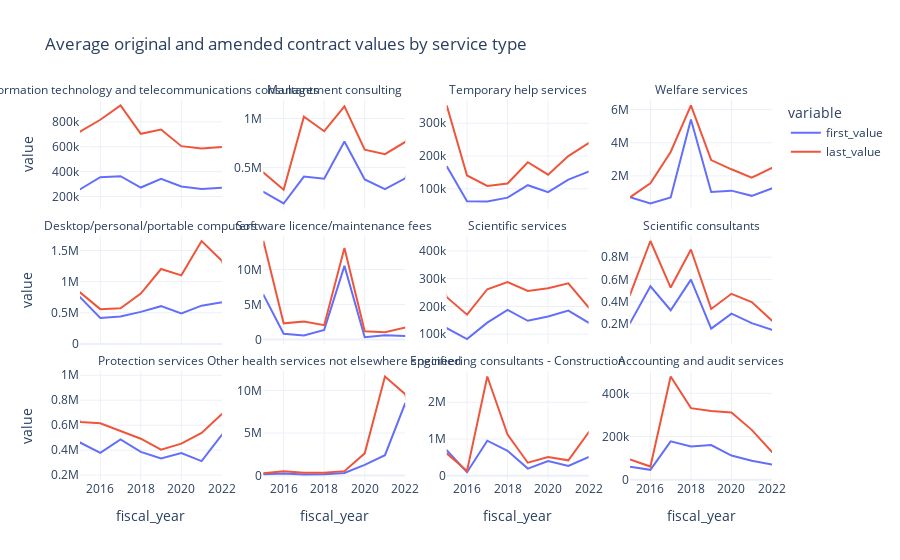

Here is the notebook cell this chart was saved with:
### Code cell
# Visualize average start and end values of selected contract types

sel_codes = ['0473', '0491', '0813', '0452', '1283', '0582' , 
             '0430', '0431', '0460', '0451', '0422', '0401']

first_last_by_type = (cost_changes
 .query('first_value < 4000000000')
 .groupby(['fiscal_year', 'economic_object_code'])
 [['first_value', 'last_value']]
 .mean()
 .loc[(slice(None), sel_codes), :]
 .reset_index()
 .merge(codes['Name'], left_on = 'economic_object_code', right_index=True)
)

fig = px.line(first_last_by_type, x='fiscal_year', 
       y=['first_value', 'last_value'], facet_col='Name', 
       facet_col_wrap=4, height=800, range_x = (2015, 2022),
       hover_data=['economic_object_code'], facet_col_spacing=0.06, 
       template='plotly_white',
       title = 'Average original and amended contract values by service type')

fig.update_yaxes(showticklabels=True, matches=None)
fig.for_each_annotation(lambda a: a.update(text=a.text.split("=")[-1]))

### Figure 1 — Plotly figure (JSON) as saved in the notebook; plotly's stock layout.template omitted (floating-point values rounded to 4 significant figures)
{"data": [{"customdata": [["0473"], ["0473"], ["0473"], ["0473"], ["0473"], ["0473"], ["0473"], ["0473"], ["0473"], ["0473"], ["0473"]], "hovertemplate": "variable=first_value<br>Name=Information technology and telecommunications consultants<br>fiscal_year=%{x}<br>value=%{y}<br>economic_object_code=%{customdata[0]}<extra></extra>", "legendgroup": "first_value", "line": {"color": "#636efa", "dash": "solid"}, "marker": {"symbol": "circle"}, "mode": "lines", "name": "first_value", "orientation": "v", "showlegend": true, "type": "scatter", "x": [2014, 2015, 2016, 2017, 2018, 2019, 2020, 2021, 2022, 2023, 2024], "xaxis": "x9", "y": [243100.0, 257300.0, 354500.0, 363200.0, 271800.0, 341900.0, 280400.0, 260900.0, 270600.0, 272200.0, 143600.0], "yaxis": "y9"}, {"customdata": [["0491"], ["0491"], ["0491"], ["0491"], ["0491"], ["0491"], ["0491"], ["0491"], ["0491"], ["0491"], ["0491"]], "hovertemplate": "variable=first_value<br>Name=Management consulting<br>fiscal_year=%{x}<br>value=%{y}<br>economic_object_code=%{customdata[0]}<extra></extra>", "legendgroup": "first_value", "line": {"color": "#636efa", "dash": "solid"}, "marker": {"symbol": "circle"}, "mode": "lines", "name": "first_value", "orientation": "v", "showlegend": false, "type": "scatter", "x": [2014, 2015, 2016, 2017, 2018, 2019, 2020, 2021, 2022, 2023, 2024], "xaxis": "x10", "y": [186700.0, 248300.0, 129500.0, 405400.0, 382700.0, 765500.0, 375200.0, 277500.0, 387400.0, 874900.0, 242100.0], "yaxis": "y10"}, {"customdata": [["0813"], ["0813"], ["0813"], ["0813"], ["0813"], ["0813"], ["0813"], ["0813"], ["0813"], ["0813"], ["0813"]], "hovertemplate": "variable=first_value<br>Name=Temporary help services<br>fiscal_year=%{x}<br>value=%{y}<br>economic_object_code=%{customdata[0]}<extra></extra>", "legendgroup": "first_value", "line": {"color": "#636efa", "dash": "solid"}, "marker": {"symbol": "circle"}, "mode": "lines", "name": "first_value", "orientation": "v", "showlegend": false, "type": "scatter", "x": [2014, 2015, 2016, 2017, 2018, 2019, 2020, 2021, 2022, 2023, 2024], "xaxis": "x11", "y": [55110.0, 168500.0, 62260.0, 61540.0, 72890.0, 110900.0, 89750.0, 127700.0, 152600.0, 106100.0, 89420.0], "yaxis": "y11"}, {"customdata": [["0452"], ["0452"], ["0452"], ["0452"], ["0452"], ["0452"], ["0452"], ["0452"], ["0452"], ["0452"]], "hovertemplate": "variable=first_value<br>Name=Welfare services<br>fiscal_year=%{x}<br>value=%{y}<br>economic_object_code=%{customdata[0]}<extra></extra>", "legendgroup": "first_value", "line": {"color": "#636efa", "dash": "solid"}, "marker": {"symbol": "circle"}, "mode": "lines", "name": "first_value", "orientation": "v", "showlegend": false, "type": "scatter", "x": [2014, 2015, 2016, 2017, 2018, 2019, 2020, 2021, 2022, 2023], "xaxis": "x12", "y": [488900.0, 710800.0, 337000.0, 702900.0, 5402000.0, 1031000.0, 1112000.0, 798400.0, 1245000.0, 356800.0], "yaxis": "y12"}, {"customdata": [["1283"], ["1283"], ["1283"], ["1283"], ["1283"], ["1283"], ["1283"], ["1283"], ["1283"], ["1283"], ["1283"]], "hovertemplate": "variable=first_value<br>Name=Desktop/personal/portable computers<br>fiscal_year=%{x}<br>value=%{y}<br>economic_object_code=%{customdata[0]}<extra></extra>", "legendgroup": "first_value", "line": {"color": "#636efa", "dash": "solid"}, "marker": {"symbol": "circle"}, "mode": "lines", "name": "first_value", "orientation": "v", "showlegend": false, "type": "scatter", "x": [2014, 2015, 2016, 2017, 2018, 2019, 2020, 2021, 2022, 2023, 2024], "xaxis": "x5", "y": [237300.0, 750900.0, 416900.0, 441000.0, 514400.0, 606100.0, 489700.0, 614000.0, 667000.0, 285000.0, 78800.0], "yaxis": "y5"}, {"customdata": [["0582"], ["0582"], ["0582"], ["0582"], ["0582"], ["0582"], ["0582"], ["0582"], ["0582"], ["0582"], ["0582"]], "hovertemplate": "variable=first_value<br>Name=Software licence/maintenance fees<br>fiscal_year=%{x}<br>value=%{y}<br>economic_object_code=%{customdata[0]}<extra></extra>", "legendgroup": "first_value", "line": {"color": "#636efa", "dash": "solid"}, "marker": {"symbol": "circle"}, "mode": "lines", "name": "first_value", "orientation": "v", "showlegend": false, "type": "scatter", "x": [2014, 2015, 2016, 2017, 2018, 2019, 2020, 2021, 2022, 2023, 2024], "xaxis": "x6", "y": [172700.0, 6409000.0, 812400.0, 582200.0, 1377000.0, 10500000.0, 329200.0, 600200.0, 517900.0, 491800.0, 72260.0], "yaxis": "y6"}, {"customdata": [["0430"], ["0430"], ["0430"], ["0430"], ["0430"], ["0430"], ["0430"], ["0430"], ["0430"], ["0430"], ["0430"]], "hovertemplate": "variable=first_value<br>Name=Scientific services<br>fiscal_year=%{x}<br>value=%{y}<br>economic_object_code=%{customdata[0]}<extra></extra>", "legendgroup": "first_value", "line": {"color": "#636efa", "dash": "solid"}, "marker": {"symbol": "circle"}, "mode": "lines", "name": "first_value", "orientation": "v", "showlegend": false, "type": "scatter", "x": [2014, 2015, 2016, 2017, 2018, 2019, 2020, 2021, 2022, 2023, 2024], "xaxis": "x7", "y": [197700.0, 121600.0, 82570.0, 141500.0, 187600.0, 148200.0, 164000.0, 185200.0, 141500.0, 201100.0, 90290.0], "yaxis": "y7"}, {"customdata": [["0431"], ["0431"], ["0431"], ["0431"], ["0431"], ["0431"], ["0431"], ["0431"], ["0431"], ["0431"]], "hovertemplate": "variable=first_value<br>Name=Scientific consultants<br>fiscal_year=%{x}<br>value=%{y}<br>economic_object_code=%{customdata[0]}<extra></extra>", "legendgroup": "first_value", "line": {"color": "#636efa", "dash": "solid"}, "marker": {"symbol": "circle"}, "mode": "lines", "name": "first_value", "orientation": "v", "showlegend": false, "type": "scatter", "x": [2014, 2015, 2016, 2017, 2018, 2019, 2020, 2021, 2022, 2023], "xaxis": "x8", "y": [160300.0, 211200.0, 538900.0, 325200.0, 598800.0, 160600.0, 295300.0, 210100.0, 150700.0, 67760.0], "yaxis": "y8"}, {"customdata": [["0460"], ["0460"], ["0460"], ["0460"], ["0460"], ["0460"], ["0460"], ["0460"], ["0460"], ["0460"], ["0460"]], "hovertemplate": "variable=first_value<br>Name=Protection services<br>fiscal_year=%{x}<br>value=%{y}<br>economic_object_code=%{customdata[0]}<extra></extra>", "legendgroup": "first_value", "line": {"color": "#636efa", "dash": "solid"}, "marker": {"symbol": "circle"}, "mode": "lines", "name": "first_value", "orientation": "v", "showlegend": false, "type": "scatter", "x": [2014, 2015, 2016, 2017, 2018, 2019, 2020, 2021, 2022, 2023, 2024], "xaxis": "x", "y": [621300.0, 461100.0, 378400.0, 485200.0, 386400.0, 333000.0, 376000.0, 312300.0, 522500.0, 333000.0, 204300.0], "yaxis": "y"}, {"customdata": [["0451"], ["0451"], ["0451"], ["0451"], ["0451"], ["0451"], ["0451"], ["0451"], ["0451"], ["0451"], ["0451"]], "hovertemplate": "variable=first_value<br>Name=Other health services not elsewhere specified<br>fiscal_year=%{x}<br>value=%{y}<br>economic_object_code=%{customdata[0]}<extra></extra>", "legendgroup": "first_value", "line": {"color": "#636efa", "dash": "solid"}, "marker": {"symbol": "circle"}, "mode": "lines", "name": "first_value", "orientation": "v", "showlegend": false, "type": "scatter", "x": [2014, 2015, 2016, 2017, 2018, 2019, 2020, 2021, 2022, 2023, 2024], "xaxis": "x2", "y": [260500.0, 156100.0, 223800.0, 112900.0, 144900.0, 294500.0, 1259000.0, 2387000.0, 8504000.0, 235600.0, 395500], "yaxis": "y2"}, {"customdata": [["0422"], ["0422"], ["0422"], ["0422"], ["0422"], ["0422"], ["0422"], ["0422"], ["0422"], ["0422"], ["0422"]], "hovertemplate": "variable=first_value<br>Name=Engineering consultants - Construction<br>fiscal_year=%{x}<br>value=%{y}<br>economic_object_code=%{customdata[0]}<extra></extra>", "legendgroup": "first_value", "line": {"color": "#636efa", "dash": "solid"}, "marker": {"symbol": "circle"}, "mode": "lines", "name": "first_value", "orientation": "v", "showlegend": false, "type": "scatter", "x": [2014, 2015, 2016, 2017, 2018, 2019, 2020, 2021, 2022, 2023, 2024], "xaxis": "x3", "y": [85490.0, 693100.0, 99580.0, 954300.0, 681900.0, 196200.0, 403800.0, 269500.0, 512200.0, 411300.0, 34740.0], "yaxis": "y3"}, {"customdata": [["0401"], ["0401"], ["0401"], ["0401"], ["0401"], ["0401"], ["0401"], ["0401"], ["0401"], ["0401"], ["0401"]], "hovertemplate": "variable=first_value<br>Name=Accounting and audit services<br>fiscal_year=%{x}<br>value=%{y}<br>economic_object_code=%{customdata[0]}<extra></extra>", "legendgroup": "first_value", "line": {"color": "#636efa", "dash": "solid"}, "marker": {"symbol": "circle"}, "mode": "lines", "name": "first_value", "orientation": "v", "showlegend": false, "type": "scatter", "x": [2014, 2015, 2016, 2017, 2018, 2019, 2020, 2021, 2022, 2023, 2024], "xaxis": "x4", "y": [49620.0, 59440.0, 45790.0, 177500.0, 153800.0, 160200.0, 111700.0, 87920.0, 70460.0, 37990.0, 23860.0], "yaxis": "y4"}, {"customdata": [["0473"], ["0473"], ["0473"], ["0473"], ["0473"], ["0473"], ["0473"], ["0473"], ["0473"], ["0473"], ["0473"]], "hovertemplate": "variable=last_value<br>Name=Information technology and telecommunications consultants<br>fiscal_year=%{x}<br>value=%{y}<br>economic_object_code=%{customdata[0]}<extra></extra>", "legendgroup": "last_value", "line": {"color": "#EF553B", "dash": "solid"}, "marker": {"symbol": "circle"}, "mode": "lines", "name": "last_value", "orientation": "v", "showlegend": true, "type": "scatter", "x": [2014, 2015, 2016, 2017, 2018, 2019, 2020, 2021, 2022, 2023, 2024], "xaxis": "x9", "y": [606900.0, 720200.0, 816500.0, 931700.0, 703600.0, 737700.0, 604400.0, 585600.0, 596800.0, 659200.0, 180400.0], "yaxis": "y9"}, {"customdata": [["0491"], ["0491"], ["0491"], ["0491"], ["0491"], ["0491"], ["0491"], ["0491"], ["0491"], ["0491"], ["0491"]], "hovertemplate": "variable=last_value<br>Name=Management consulting<br>fiscal_year=%{x}<br>value=%{y}<br>economic_object_code=%{customdata[0]}<extra></extra>", "legendgroup": "last_value", "line": {"color": "#EF553B", "dash": "solid"}, "marker": {"symbol": "circle"}, "mode": "lines", "name": "last_value", "orientation": "v", "showlegend": false, "type": "scatter", "x": [2014, 2015, 2016, 2017, 2018, 2019, 2020, 2021, 2022, 2023, 2024], "xaxis": "x10", "y": [455100.0, 447800.0, 270600.0, 1020000.0, 870000.0, 1125000.0, 681300.0, 635300.0, 760100.0, 1134000.0, 427400.0], "yaxis": "y10"}, {"customdata": [["0813"], ["0813"], ["0813"], ["0813"], ["0813"], ["0813"], ["0813"], ["0813"], ["0813"], ["0813"], ["0813"]], "hovertemplate": "variable=last_value<br>Name=Temporary help services<br>fiscal_year=%{x}<br>value=%{y}<br>economic_object_code=%{customdata[0]}<extra></extra>", "legendgroup": "last_value", "line": {"color": "#EF553B", "dash": "solid"}, "marker": {"symbol": "circle"}, "mode": "lines", "name": "last_value", "orientation": "v", "showlegend": false, "type": "scatter", "x": [2014, 2015, 2016, 2017, 2018, 2019, 2020, 2021, 2022, 2023, 2024], "xaxis": "x11", "y": [98540.0, 354300.0, 140700.0, 108800.0, 116100.0, 180900.0, 143100.0, 199800.0, 239400.0, 171400.0, 166300.0], "yaxis": "y11"}, {"customdata": [["0452"], ["0452"], ["0452"], ["0452"], ["0452"], ["0452"], ["0452"], ["0452"], ["0452"], ["0452"]], "hovertemplate": "variable=last_value<br>Name=Welfare services<br>fiscal_year=%{x}<br>value=%{y}<br>economic_object_code=%{customdata[0]}<extra></extra>", "legendgroup": "last_value", "line": {"color": "#EF553B", "dash": "solid"}, "marker": {"symbol": "circle"}, "mode": "lines", "name": "last_value", "orientation": "v", "showlegend": false, "type": "scatter", "x": [2014, 2015, 2016, 2017, 2018, 2019, 2020, 2021, 2022, 2023], "xaxis": "x12", "y": [615800.0, 716600.0, 1550000.0, 3442000.0, 6251000.0, 2954000.0, 2400000.0, 1889000.0, 2485000.0, 734600.0], "yaxis": "y12"}, {"customdata": [["1283"], ["1283"], ["1283"], ["1283"], ["1283"], ["1283"], ["1283"], ["1283"], ["1283"], ["1283"], ["1283"]], "hovertemplate": "variable=last_value<br>Name=Desktop/personal/portable computers<br>fiscal_year=%{x}<br>value=%{y}<br>economic_object_code=%{customdata[0]}<extra></extra>", "legendgroup": "last_value", "line": {"color": "#EF553B", "dash": "solid"}, "marker": {"symbol": "circle"}, "mode": "lines", "name": "last_value", "orientation": "v", "showlegend": false, "type": "scatter", "x": [2014, 2015, 2016, 2017, 2018, 2019, 2020, 2021, 2022, 2023, 2024], "xaxis": "x5", "y": [401600.0, 826900.0, 558400.0, 571300.0, 807400.0, 1203000.0, 1101000.0, 1652000.0, 1335000.0, 314200.0, 83130.0], "yaxis": "y5"}, {"customdata": [["0582"], ["0582"], ["0582"], ["0582"], ["0582"], ["0582"], ["0582"], ["0582"], ["0582"], ["0582"], ["0582"]], "hovertemplate": "variable=last_value<br>Name=Software licence/maintenance fees<br>fiscal_year=%{x}<br>value=%{y}<br>economic_object_code=%{customdata[0]}<extra></extra>", "legendgroup": "last_value", "line": {"color": "#EF553B", "dash": "solid"}, "marker": {"symbol": "circle"}, "mode": "lines", "name": "last_value", "orientation": "v", "showlegend": false, "type": "scatter", "x": [2014, 2015, 2016, 2017, 2018, 2019, 2020, 2021, 2022, 2023, 2024], "xaxis": "x6", "y": [227400.0, 14060000.0, 2309000.0, 2560000.0, 2042000.0, 13050000.0, 1179000.0, 1027000.0, 1725000.0, 674300.0, 94800.0], "yaxis": "y6"}, {"customdata": [["0430"], ["0430"], ["0430"], ["0430"], ["0430"], ["0430"], ["0430"], ["0430"], ["0430"], ["0430"], ["0430"]], "hovertemplate": "variable=last_value<br>Name=Scientific services<br>fiscal_year=%{x}<br>value=%{y}<br>economic_object_code=%{customdata[0]}<extra></extra>", "legendgroup": "last_value", "line": {"color": "#EF553B", "dash": "solid"}, "marker": {"symbol": "circle"}, "mode": "lines", "name": "last_value", "orientation": "v", "showlegend": false, "type": "scatter", "x": [2014, 2015, 2016, 2017, 2018, 2019, 2020, 2021, 2022, 2023, 2024], "xaxis": "x7", "y": [435800.0, 233300.0, 170300.0, 261900.0, 287600.0, 255500.0, 265900.0, 283000.0, 196500.0, 283900.0, 111300.0], "yaxis": "y7"}, {"customdata": [["0431"], ["0431"], ["0431"], ["0431"], ["0431"], ["0431"], ["0431"], ["0431"], ["0431"], ["0431"]], "hovertemplate": "variable=last_value<br>Name=Scientific consultants<br>fiscal_year=%{x}<br>value=%{y}<br>economic_object_code=%{customdata[0]}<extra></extra>", "legendgroup": "last_value", "line": {"color": "#EF553B", "dash": "solid"}, "marker": {"symbol": "circle"}, "mode": "lines", "name": "last_value", "orientation": "v", "showlegend": false, "type": "scatter", "x": [2014, 2015, 2016, 2017, 2018, 2019, 2020, 2021, 2022, 2023], "xaxis": "x8", "y": [211700.0, 465500.0, 944800.0, 528000.0, 868700.0, 336800.0, 472200.0, 398100.0, 232300.0, 97740.0], "yaxis": "y8"}, {"customdata": [["0460"], ["0460"], ["0460"], ["0460"], ["0460"], ["0460"], ["0460"], ["0460"], ["0460"], ["0460"], ["0460"]], "hovertemplate": "variable=last_value<br>Name=Protection services<br>fiscal_year=%{x}<br>value=%{y}<br>economic_object_code=%{customdata[0]}<extra></extra>", "legendgroup": "last_value", "line": {"color": "#EF553B", "dash": "solid"}, "marker": {"symbol": "circle"}, "mode": "lines", "name": "last_value", "orientation": "v", "showlegend": false, "type": "scatter", "x": [2014, 2015, 2016, 2017, 2018, 2019, 2020, 2021, 2022, 2023, 2024], "xaxis": "x", "y": [989900.0, 626200.0, 615100.0, 554600.0, 491400.0, 404200.0, 452500.0, 538300.0, 689900.0, 457000.0, 269000.0], "yaxis": "y"}, {"customdata": [["0451"], ["0451"], ["0451"], ["0451"], ["0451"], ["0451"], ["0451"], ["0451"], ["0451"], ["0451"], ["0451"]], "hovertemplate": "variable=last_value<br>Name=Other health services not elsewhere specified<br>fiscal_year=%{x}<br>value=%{y}<br>economic_object_code=%{customdata[0]}<extra></extra>", "legendgroup": "last_value", "line": {"color": "#EF553B", "dash": "solid"}, "marker": {"symbol": "circle"}, "mode": "lines", "name": "last_value", "orientation": "v", "showlegend": false, "type": "scatter", "x": [2014, 2015, 2016, 2017, 2018, 2019, 2020, 2021, 2022, 2023, 2024], "xaxis": "x2", "y": [434500.0, 278600.0, 491900.0, 317400.0, 335000.0, 513100.0, 2609000.0, 11650000.0, 9565000.0, 280700.0, 395500], "yaxis": "y2"}, {"customdata": [["0422"], ["0422"], ["0422"], ["0422"], ["0422"], ["0422"], ["0422"], ["0422"], ["0422"], ["0422"], ["0422"]], "hovertemplate": "variable=last_value<br>Name=Engineering consultants - Construction<br>fiscal_year=%{x}<br>value=%{y}<br>economic_object_code=%{customdata[0]}<extra></extra>", "legendgroup": "last_value", "line": {"color": "#EF553B", "dash": "solid"}, "marker": {"symbol": "circle"}, "mode": "lines", "name": "last_value", "orientation": "v", "showlegend": false, "type": "scatter", "x": [2014, 2015, 2016, 2017, 2018, 2019, 2020, 2021, 2022, 2023, 2024], "xaxis": "x3", "y": [119400.0, 608400.0, 132000.0, 2699000.0, 1120000.0, 356300.0, 508700.0, 422200.0, 1179000.0, 462500.0, 42960.0], "yaxis": "y3"}, {"customdata": [["0401"], ["0401"], ["0401"], ["0401"], ["0401"], ["0401"], ["0401"], ["0401"], ["0401"], ["0401"], ["0401"]], "hovertemplate": "variable=last_value<br>Name=Accounting and audit services<br>fiscal_year=%{x}<br>value=%{y}<br>economic_object_code=%{customdata[0]}<extra></extra>", "legendgroup": "last_value", "line": {"color": "#EF553B", "dash": "solid"}, "marker": {"symbol": "circle"}, "mode": "lines", "name": "last_value", "orientation": "v", "showlegend": false, "type": "scatter", "x": [2014, 2015, 2016, 2017, 2018, 2019, 2020, 2021, 2022, 2023, 2024], "xaxis": "x4", "y": [103100.0, 94164, 60870.0, 477800.0, 331400.0, 318600.0, 311400.0, 230800.0, 128200.0, 65260.0, 50650.0], "yaxis": "y4"}], "layout": {"annotations": [{"font": {}, "showarrow": false, "text": "Protection services", "x": 0.1025, "xanchor": "center", "xref": "paper", "y": 0.2867, "yanchor": "bottom", "yref": "paper"}, {"font": {}, "showarrow": false, "text": "Other health services not elsewhere specified", "x": 0.3675, "xanchor": "center", "xref": "paper", "y": 0.2867, "yanchor": "bottom", "yref": "paper"}, {"font": {}, "showarrow": false, "text": "Engineering consultants - Construction", "x": 0.6325, "xanchor": "center", "xref": "paper", "y": 0.2867, "yanchor": "bottom", "yref": "paper"}, {"font": {}, "showarrow": false, "text": "Accounting and audit services", "x": 0.8975, "xanchor": "center", "xref": "paper", "y": 0.2867, "yanchor": "bottom", "yref": "paper"}, {"font": {}, "showarrow": false, "text": "Desktop/personal/portable computers", "x": 0.1025, "xanchor": "center", "xref": "paper", "y": 0.6433, "yanchor": "bottom", "yref": "paper"}, {"font": {}, "showarrow": false, "text": "Software licence/maintenance fees", "x": 0.3675, "xanchor": "center", "xref": "paper", "y": 0.6433, "yanchor": "bottom", "yref": "paper"}, {"font": {}, "showarrow": false, "text": "Scientific services", "x": 0.6325, "xanchor": "center", "xref": "paper", "y": 0.6433, "yanchor": "bottom", "yref": "paper"}, {"font": {}, "showarrow": false, "text": "Scientific consultants", "x": 0.8975, "xanchor": "center", "xref": "paper", "y": 0.6433, "yanchor": "bottom", "yref": "paper"}, {"font": {}, "showarrow": false, "text": "Information technology and telecommunications consultants", "x": 0.1025, "xanchor": "center", "xref": "paper", "y": 1.0, "yanchor": "bottom", "yref": "paper"}, {"font": {}, "showarrow": false, "text": "Management consulting", "x": 0.3675, "xanchor": "center", "xref": "paper", "y": 1.0, "yanchor": "bottom", "yref": "paper"}, {"font": {}, "showarrow": false, "text": "Temporary help services", "x": 0.6325, "xanchor": "center", "xref": "paper", "y": 1.0, "yanchor": "bottom", "yref": "paper"}, {"font": {}, "showarrow": false, "text": "Welfare services", "x": 0.8975, "xanchor": "center", "xref": "paper", "y": 1.0, "yanchor": "bottom", "yref": "paper"}], "autosize": true, "legend": {"title": {"text": "variable"}, "tracegroupgap": 0}, "title": {"text": "Average original and amended contract values by service type"}, "xaxis": {"anchor": "y", "domain": [0, 0.205], "range": [2015, 2022], "title": {"text": "fiscal_year"}, "type": "linear"}, "xaxis10": {"anchor": "y10", "domain": [0.265, 0.47], "matches": "x", "showticklabels": false, "type": "linear"}, "xaxis11": {"anchor": "y11", "domain": [0.53, 0.735], "matches": "x", "showticklabels": false, "type": "linear"}, "xaxis12": {"anchor": "y12", "domain": [0.795, 1], "matches": "x", "showticklabels": false, "type": "linear"}, "xaxis2": {"anchor": "y2", "domain": [0.265, 0.47], "matches": "x", "range": [2015, 2022], "title": {"text": "fiscal_year"}, "type": "linear"}, "xaxis3": {"anchor": "y3", "domain": [0.53, 0.735], "matches": "x", "range": [2015, 2022], "title": {"text": "fiscal_year"}, "type": "linear"}, "xaxis4": {"anchor": "y4", "domain": [0.795, 1], "matches": "x", "range": [2015, 2022], "title": {"text": "fiscal_year"}, "type": "linear"}, "xaxis5": {"anchor": "y5", "domain": [0, 0.205], "matches": "x", "showticklabels": false, "type": "linear"}, "xaxis6": {"anchor": "y6", "domain": [0.265, 0.47], "matches": "x", "showticklabels": false, "type": "linear"}, "xaxis7": {"anchor": "y7", "domain": [0.53, 0.735], "matches": "x", "showticklabels": false, "type": "linear"}, "xaxis8": {"anchor": "y8", "domain": [0.795, 1], "matches": "x", "showticklabels": false, "type": "linear"}, "xaxis9": {"anchor": "y9", "domain": [0, 0.205], "matches": "x", "showticklabels": false, "type": "linear"}, "yaxis": {"anchor": "x", "autorange": true, "domain": [0, 0.2867], "range": [160700.0, 1034000.0], "showticklabels": true, "title": {"text": "value"}, "type": "linear"}, "yaxis10": {"anchor": "x10", "autorange": true, "domain": [0.7133, 1.0], "range": [73700.0, 1190000.0], "showticklabels": true, "type": "linear"}, "yaxis11": {"anchor": "x11", "autorange": true, "domain": [0.7133, 1.0], "range": [38490.0, 371000.0], "showticklabels": true, "type": "linear"}, "yaxis12": {"anchor": "x12", "autorange": true, "domain": [0.7133, 1.0], "range": [8463.0, 6579000.0], "showticklabels": true, "type": "linear"}, "yaxis2": {"anchor": "x2", "autorange": true, "domain": [0, 0.2867], "range": [-527800.0, 12290000.0], "showticklabels": true, "type": "linear"}, "yaxis3": {"anchor": "x3", "autorange": true, "domain": [0, 0.2867], "range": [-113300.0, 2847000.0], "showticklabels": true, "type": "linear"}, "yaxis4": {"anchor": "x4", "autorange": true, "domain": [0, 0.2867], "range": [-1360.0, 503000.0], "showticklabels": true, "type": "linear"}, "yaxis5": {"anchor": "x5", "autorange": true, "domain": [0.3567, 0.6433], "range": [-8613.0, 1740000.0], "showticklabels": true, "title": {"text": "value"}, "type": "linear"}, "yaxis6": {"anchor": "x6", "autorange": true, "domain": [0.3567, 0.6433], "range": [-704600.0, 14830000.0], "showticklabels": true, "type": "linear"}, "yaxis7": {"anchor": "x7", "autorange": true, "domain": [0.3567, 0.6433], "range": [62950.0, 455400.0], "showticklabels": true, "type": "linear"}, "yaxis8": {"anchor": "x8", "autorange": true, "domain": [0.3567, 0.6433], "range": [19030.0, 993500.0], "showticklabels": true, "type": "linear"}, "yaxis9": {"anchor": "x9", "autorange": true, "domain": [0.7133, 1.0], "range": [99820.0, 975500.0], "showticklabels": true, "title": {"text": "value"}, "type": "linear"}}}
